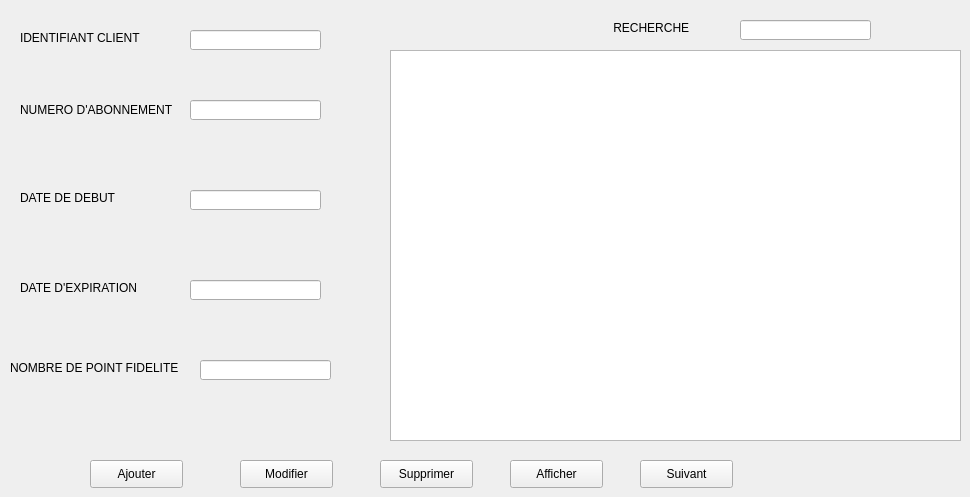
       <widget class="QWidget" name="page_7">
        <widget class="QLabel" name="label_33">
         <property name="geometry">
          <rect>
           <x>20</x>
           <y>30</y>
           <width>131</width>
           <height>16</height>
          </rect>
         </property>
         <property name="text">
          <string>IDENTIFIANT CLIENT</string>
         </property>
        </widget>
        <widget class="QLabel" name="label_34">
         <property name="geometry">
          <rect>
           <x>20</x>
           <y>100</y>
           <width>161</width>
           <height>20</height>
          </rect>
         </property>
         <property name="text">
          <string>NUMERO D'ABONNEMENT</string>
         </property>
        </widget>
        <widget class="QLabel" name="label_35">
         <property name="geometry">
          <rect>
           <x>20</x>
           <y>190</y>
           <width>131</width>
           <height>16</height>
          </rect>
         </property>
         <property name="text">
          <string>DATE DE DEBUT</string>
         </property>
        </widget>
        <widget class="QLabel" name="label_36">
         <property name="geometry">
          <rect>
           <x>20</x>
           <y>280</y>
           <width>131</width>
           <height>16</height>
          </rect>
         </property>
         <property name="text">
          <string>DATE D'EXPIRATION</string>
         </property>
        </widget>
        <widget class="QLabel" name="label_37">
         <property name="geometry">
          <rect>
           <x>10</x>
           <y>360</y>
           <width>181</width>
           <height>16</height>
          </rect>
         </property>
         <property name="text">
          <string>NOMBRE DE POINT FIDELITE</string>
         </property>
        </widget>
        <widget class="QPushButton" name="pushButton_modifer_ab">
         <property name="geometry">
          <rect>
           <x>240</x>
           <y>460</y>
           <width>93</width>
           <height>28</height>
          </rect>
         </property>
         <property name="text">
          <string>Modifier</string>
         </property>
        </widget>
        <widget class="QPushButton" name="pushButton_supprimer_ab">
         <property name="geometry">
          <rect>
           <x>380</x>
           <y>460</y>
           <width>93</width>
           <height>28</height>
          </rect>
         </property>
         <property name="text">
          <string>Supprimer</string>
         </property>
        </widget>
        <widget class="QPushButton" name="pushButton_afficher_ab">
         <property name="geometry">
          <rect>
           <x>510</x>
           <y>460</y>
           <width>93</width>
           <height>28</height>
          </rect>
         </property>
         <property name="text">
          <string>Afficher</string>
         </property>
        </widget>
        <widget class="QLineEdit" name="lineEdit_id_ab">
         <property name="geometry">
          <rect>
           <x>190</x>
           <y>30</y>
           <width>131</width>
           <height>20</height>
          </rect>
         </property>
         <property name="text">
          <string/>
         </property>
        </widget>
        <widget class="QLineEdit" name="lineEdit_date_deb">
         <property name="geometry">
          <rect>
           <x>190</x>
           <y>190</y>
           <width>131</width>
           <height>20</height>
          </rect>
         </property>
         <property name="text">
          <string/>
         </property>
        </widget>
        <widget class="QLineEdit" name="lineEdit_date_fin">
         <property name="geometry">
          <rect>
           <x>190</x>
           <y>280</y>
           <width>131</width>
           <height>20</height>
          </rect>
         </property>
         <property name="text">
          <string/>
         </property>
        </widget>
        <widget class="QLineEdit" name="lineEdit_point">
         <property name="geometry">
          <rect>
           <x>200</x>
           <y>360</y>
           <width>131</width>
           <height>20</height>
          </rect>
         </property>
         <property name="text">
          <string/>
         </property>
        </widget>
        <widget class="QPushButton" name="pushButton_ajouter_ab">
         <property name="geometry">
          <rect>
           <x>90</x>
           <y>460</y>
           <width>93</width>
           <height>28</height>
          </rect>
         </property>
         <property name="text">
          <string>Ajouter</string>
         </property>
        </widget>
        <widget class="QTableView" name="tableView_ab">
         <property name="geometry">
          <rect>
           <x>390</x>
           <y>50</y>
           <width>571</width>
           <height>391</height>
          </rect>
         </property>
        </widget>
        <widget class="QPushButton" name="pushButton_suivant">
         <property name="geometry">
          <rect>
           <x>640</x>
           <y>460</y>
           <width>93</width>
           <height>28</height>
          </rect>
         </property>
         <property name="text">
          <string>Suivant</string>
         </property>
        </widget>
        <widget class="QLineEdit" name="lineEdit_num_ab">
         <property name="geometry">
          <rect>
           <x>190</x>
           <y>100</y>
           <width>131</width>
           <height>20</height>
          </rect>
         </property>
         <property name="text">
          <string/>
         </property>
        </widget>
        <widget class="QLabel" name="label_38">
         <property name="geometry">
          <rect>
           <x>570</x>
           <y>20</y>
           <width>121</width>
           <height>16</height>
          </rect>
         </property>
         <property name="text">
          <string>             RECHERCHE</string>
         </property>
        </widget>
        <widget class="QLineEdit" name="lineEdit_rech_ab">
         <property name="geometry">
          <rect>
           <x>740</x>
           <y>20</y>
           <width>131</width>
           <height>20</height>
          </rect>
         </property>
         <property name="text">
          <string/>
         </property>
        </widget>
       </widget>
